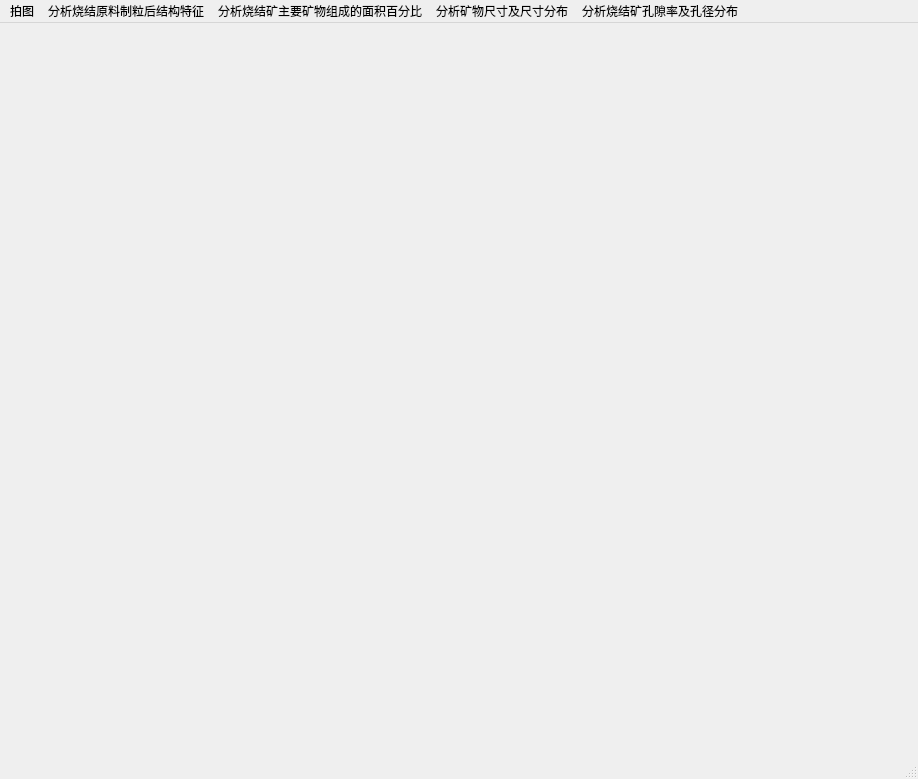
<?xml version="1.0" encoding="UTF-8"?>
<ui version="4.0">
 <class>MainWindow</class>
 <widget class="QMainWindow" name="MainWindow">
  <property name="geometry">
   <rect>
    <x>0</x>
    <y>0</y>
    <width>918</width>
    <height>779</height>
   </rect>
  </property>
  <property name="windowTitle">
   <string>MainWindow</string>
  </property>
  <widget class="QWidget" name="centralwidget"/>
  <widget class="QMenuBar" name="menubar">
   <property name="geometry">
    <rect>
     <x>0</x>
     <y>0</y>
     <width>918</width>
     <height>21</height>
    </rect>
   </property>
   <widget class="QMenu" name="menu">
    <property name="title">
     <string>拍图</string>
    </property>
    <addaction name="action"/>
   </widget>
   <widget class="QMenu" name="menu_2">
    <property name="title">
     <string>分析烧结原料制粒后结构特征</string>
    </property>
   </widget>
   <widget class="QMenu" name="menu_3">
    <property name="title">
     <string>分析烧结矿主要矿物组成的面积百分比</string>
    </property>
   </widget>
   <widget class="QMenu" name="menu_4">
    <property name="title">
     <string>分析矿物尺寸及尺寸分布</string>
    </property>
   </widget>
   <widget class="QMenu" name="menu_5">
    <property name="title">
     <string>分析烧结矿孔隙率及孔径分布</string>
    </property>
   </widget>
   <addaction name="menu"/>
   <addaction name="menu_2"/>
   <addaction name="menu_3"/>
   <addaction name="menu_4"/>
   <addaction name="menu_5"/>
  </widget>
  <widget class="QStatusBar" name="statusbar"/>
  <action name="action">
   <property name="text">
    <string>拍照设置</string>
   </property>
  </action>
 </widget>
 <resources/>
 <connections/>
</ui>
